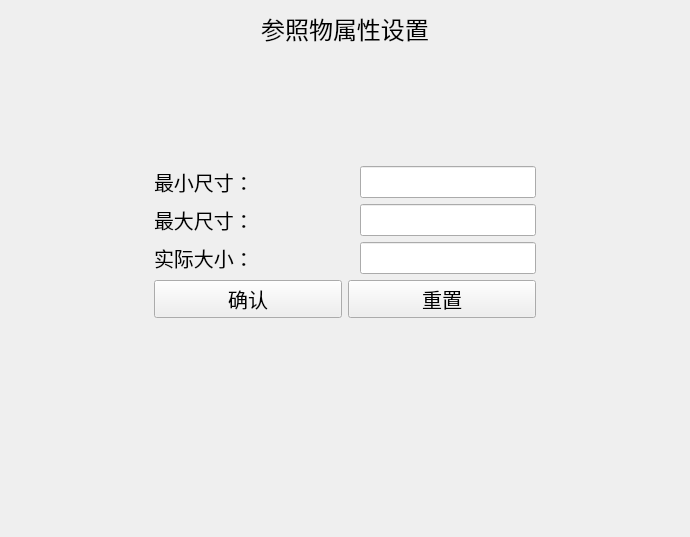
          <widget class="QWidget" name="page_4">
           <layout class="QGridLayout" name="gridLayout_13">
            <item row="1" column="1">
             <spacer name="verticalSpacer_3">
              <property name="orientation">
               <enum>Qt::Vertical</enum>
              </property>
              <property name="sizeType">
               <enum>QSizePolicy::Expanding</enum>
              </property>
              <property name="sizeHint" stdset="0">
               <size>
                <width>20</width>
                <height>114</height>
               </size>
              </property>
             </spacer>
            </item>
            <item row="2" column="0">
             <spacer name="horizontalSpacer_3">
              <property name="orientation">
               <enum>Qt::Horizontal</enum>
              </property>
              <property name="sizeHint" stdset="0">
               <size>
                <width>137</width>
                <height>20</height>
               </size>
              </property>
             </spacer>
            </item>
            <item row="2" column="1" rowspan="2" colspan="2">
             <layout class="QVBoxLayout" name="verticalLayout_6">
              <item>
               <layout class="QHBoxLayout" name="horizontalLayout_20">
                <item>
                 <widget class="QLabel" name="label_9">
                  <property name="minimumSize">
                   <size>
                    <width>200</width>
                    <height>0</height>
                   </size>
                  </property>
                  <property name="maximumSize">
                   <size>
                    <width>200</width>
                    <height>16777215</height>
                   </size>
                  </property>
                  <property name="font">
                   <font>
                    <pointsize>15</pointsize>
                   </font>
                  </property>
                  <property name="text">
                   <string>最小尺寸：</string>
                  </property>
                 </widget>
                </item>
                <item>
                 <widget class="QLineEdit" name="lineEdit_min">
                  <property name="font">
                   <font>
                    <pointsize>15</pointsize>
                   </font>
                  </property>
                  <property name="echoMode">
                   <enum>QLineEdit::Normal</enum>
                  </property>
                 </widget>
                </item>
               </layout>
              </item>
              <item>
               <layout class="QHBoxLayout" name="horizontalLayout_18">
                <item>
                 <widget class="QLabel" name="label_7">
                  <property name="minimumSize">
                   <size>
                    <width>200</width>
                    <height>0</height>
                   </size>
                  </property>
                  <property name="maximumSize">
                   <size>
                    <width>200</width>
                    <height>16777215</height>
                   </size>
                  </property>
                  <property name="font">
                   <font>
                    <pointsize>15</pointsize>
                   </font>
                  </property>
                  <property name="text">
                   <string>最大尺寸：</string>
                  </property>
                 </widget>
                </item>
                <item>
                 <widget class="QLineEdit" name="lineEdit_max">
                  <property name="font">
                   <font>
                    <pointsize>15</pointsize>
                   </font>
                  </property>
                  <property name="echoMode">
                   <enum>QLineEdit::Normal</enum>
                  </property>
                 </widget>
                </item>
               </layout>
              </item>
              <item>
               <layout class="QHBoxLayout" name="horizontalLayout_21">
                <item>
                 <widget class="QLabel" name="label_10">
                  <property name="sizePolicy">
                   <sizepolicy hsizetype="Fixed" vsizetype="Preferred">
                    <horstretch>0</horstretch>
                    <verstretch>0</verstretch>
                   </sizepolicy>
                  </property>
                  <property name="minimumSize">
                   <size>
                    <width>200</width>
                    <height>0</height>
                   </size>
                  </property>
                  <property name="maximumSize">
                   <size>
                    <width>200</width>
                    <height>16777215</height>
                   </size>
                  </property>
                  <property name="font">
                   <font>
                    <pointsize>15</pointsize>
                   </font>
                  </property>
                  <property name="text">
                   <string>实际大小：</string>
                  </property>
                 </widget>
                </item>
                <item>
                 <widget class="QLineEdit" name="lineEdit_actual">
                  <property name="font">
                   <font>
                    <pointsize>15</pointsize>
                   </font>
                  </property>
                  <property name="echoMode">
                   <enum>QLineEdit::Normal</enum>
                  </property>
                 </widget>
                </item>
               </layout>
              </item>
              <item>
               <layout class="QHBoxLayout" name="horizontalLayout_9">
                <item>
                 <widget class="QPushButton" name="pushButton_confirm_reference">
                  <property name="font">
                   <font>
                    <pointsize>15</pointsize>
                   </font>
                  </property>
                  <property name="text">
                   <string>确认</string>
                  </property>
                 </widget>
                </item>
                <item>
                 <widget class="QPushButton" name="pushButton_restore_reference">
                  <property name="font">
                   <font>
                    <pointsize>15</pointsize>
                   </font>
                  </property>
                  <property name="text">
                   <string>重置</string>
                  </property>
                 </widget>
                </item>
               </layout>
              </item>
             </layout>
            </item>
            <item row="3" column="3">
             <spacer name="horizontalSpacer_4">
              <property name="orientation">
               <enum>Qt::Horizontal</enum>
              </property>
              <property name="sizeHint" stdset="0">
               <size>
                <width>137</width>
                <height>20</height>
               </size>
              </property>
             </spacer>
            </item>
            <item row="4" column="2">
             <spacer name="verticalSpacer_4">
              <property name="orientation">
               <enum>Qt::Vertical</enum>
              </property>
              <property name="sizeHint" stdset="0">
               <size>
                <width>20</width>
                <height>208</height>
               </size>
              </property>
             </spacer>
            </item>
            <item row="0" column="0" colspan="4">
             <widget class="QLabel" name="label_title_editPassword_2">
              <property name="sizePolicy">
               <sizepolicy hsizetype="Preferred" vsizetype="Fixed">
                <horstretch>0</horstretch>
                <verstretch>0</verstretch>
               </sizepolicy>
              </property>
              <property name="maximumSize">
               <size>
                <width>16777215</width>
                <height>80</height>
               </size>
              </property>
              <property name="font">
               <font>
                <pointsize>18</pointsize>
               </font>
              </property>
              <property name="text">
               <string>参照物属性设置</string>
              </property>
              <property name="alignment">
               <set>Qt::AlignCenter</set>
              </property>
              <property name="margin">
               <number>5</number>
              </property>
             </widget>
            </item>
           </layout>
          </widget>
